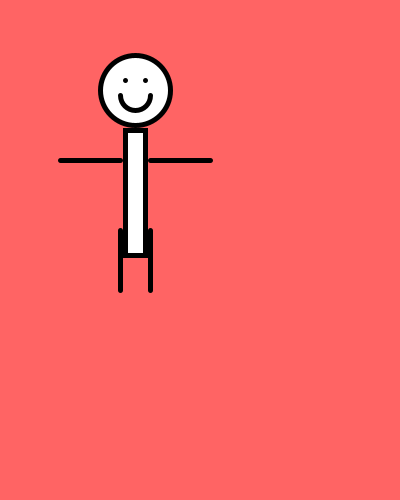
Frame 1 (no input)
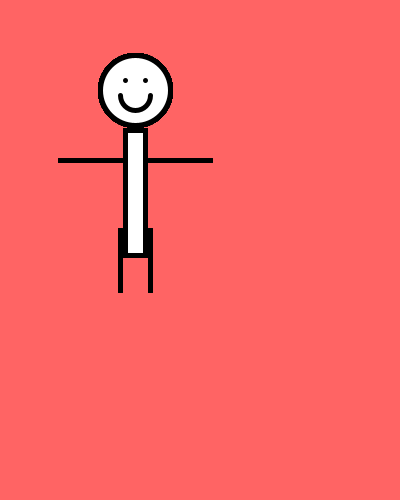
Frame 60 (the mouse pressed at the canvas centre just before this capture)
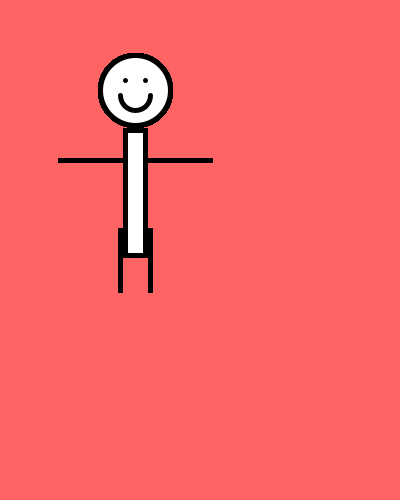
Frame 120 (the mouse held since frame 60 and released just before this capture)

The Processing sketch that drew these frames (run headless with seeded random() and noise(); from frame 60 on, the mouse is pressed at the canvas centre):

// Processing sketch: processing_30786
// ── processing_30786.pde


void setup(){
size(400,500);
background(255,100,100);
smooth();
strokeWeight(5);
stroke(0);
fill(255);
}
void draw(){
ellipse(135,90,70,70);
point(125, 80);
point(145, 80);
arc(135, 95, 30, 30, 0, PI);
rect(125,130,20,125);
line(60, 160, 120, 160);
line(150, 160, 210, 160);
line(120, 230, 120, 290);
line(150, 230, 150, 290);
}    
                
